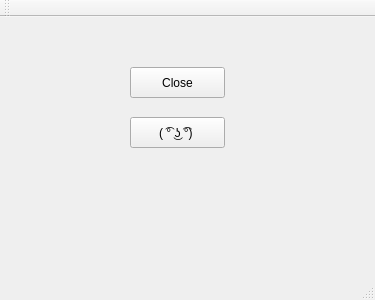
<?xml version="1.0" encoding="UTF-8"?>
<ui version="4.0">
 <class>MainWindow</class>
 <widget class="QMainWindow" name="MainWindow">
  <property name="geometry">
   <rect>
    <x>0</x>
    <y>0</y>
    <width>375</width>
    <height>300</height>
   </rect>
  </property>
  <property name="minimumSize">
   <size>
    <width>300</width>
    <height>300</height>
   </size>
  </property>
  <property name="windowTitle">
   <string>MainWindow</string>
  </property>
  <widget class="QWidget" name="centralWidget">
   <property name="minimumSize">
    <size>
     <width>300</width>
     <height>300</height>
    </size>
   </property>
   <widget class="QPushButton" name="pushButton">
    <property name="geometry">
     <rect>
      <x>130</x>
      <y>50</y>
      <width>95</width>
      <height>31</height>
     </rect>
    </property>
    <property name="text">
     <string>Close</string>
    </property>
   </widget>
   <widget class="QPushButton" name="pushButton_2">
    <property name="geometry">
     <rect>
      <x>130</x>
      <y>100</y>
      <width>95</width>
      <height>31</height>
     </rect>
    </property>
    <property name="text">
     <string>( ͡° ͜ʖ ͡°) </string>
    </property>
   </widget>
  </widget>
  <widget class="QMenuBar" name="menuBar">
   <property name="geometry">
    <rect>
     <x>0</x>
     <y>0</y>
     <width>375</width>
     <height>27</height>
    </rect>
   </property>
  </widget>
  <widget class="QToolBar" name="mainToolBar">
   <attribute name="toolBarArea">
    <enum>TopToolBarArea</enum>
   </attribute>
   <attribute name="toolBarBreak">
    <bool>false</bool>
   </attribute>
  </widget>
  <widget class="QStatusBar" name="statusBar"/>
 </widget>
 <layoutdefault spacing="6" margin="11"/>
 <resources/>
 <connections>
  <connection>
   <sender>pushButton</sender>
   <signal>clicked()</signal>
   <receiver>MainWindow</receiver>
   <slot>close()</slot>
   <hints>
    <hint type="sourcelabel">
     <x>177</x>
     <y>120</y>
    </hint>
    <hint type="destinationlabel">
     <x>273</x>
     <y>105</y>
    </hint>
   </hints>
  </connection>
  <connection>
   <sender>pushButton_2</sender>
   <signal>clicked()</signal>
   <receiver>pushButton</receiver>
   <slot>click()</slot>
   <hints>
    <hint type="sourcelabel">
     <x>170</x>
     <y>148</y>
    </hint>
    <hint type="destinationlabel">
     <x>162</x>
     <y>105</y>
    </hint>
   </hints>
  </connection>
 </connections>
</ui>
